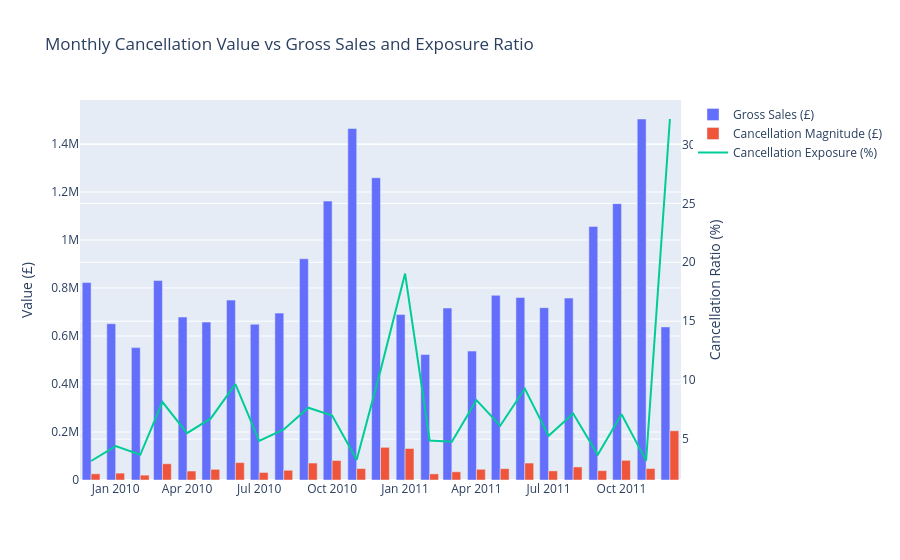

Source (notebook cell):
### Markdown cell above
# Task-12: Investigate cancellation exposure

### Code cell
monthly_sales_val = df_sales.groupby("YearMonth")["LineValue"].sum()
monthly_cancel_val = df_cancellations.groupby("YearMonth")["LineValue"].sum().abs()

cancel_ratio_df = pd.DataFrame({
    "GrossSales": monthly_sales_val,
    "CancellationMagnitude": monthly_cancel_val
}).fillna(0)
cancel_ratio_df["CancelRatioPct"] = (cancel_ratio_df["CancellationMagnitude"] / cancel_ratio_df["GrossSales"]) * 100
cancel_ratio_df = cancel_ratio_df.reset_index()

fig_cancel = go.Figure()
fig_cancel.add_trace(go.Bar(
    x=cancel_ratio_df["YearMonth"],
    y=cancel_ratio_df["GrossSales"],
    name="Gross Sales (£)"
))
fig_cancel.add_trace(go.Bar(
    x=cancel_ratio_df["YearMonth"],
    y=cancel_ratio_df["CancellationMagnitude"],
    name="Cancellation Magnitude (£)"
))
fig_cancel.add_trace(go.Scatter(
    x=cancel_ratio_df["YearMonth"],
    y=cancel_ratio_df["CancelRatioPct"],
    name="Cancellation Exposure (%)",
    yaxis="y2"
))
fig_cancel.update_layout(
    title="Monthly Cancellation Value vs Gross Sales and Exposure Ratio",
    yaxis=dict(title="Value (£)"),
    yaxis2=dict(title="Cancellation Ratio (%)", overlaying="y", side="right"),
    barmode="group"
)
fig_cancel.show()

### Figure 1 — Plotly figure (JSON) as saved in the notebook; plotly's stock layout.template omitted (floating-point values rounded to 4 significant figures)
{"data": [{"name": "Gross Sales (£)", "type": "bar", "x": ["2009-12", "2010-01", "2010-02", "2010-03", "2010-04", "2010-05", "2010-06", "2010-07", "2010-08", "2010-09", "2010-10", "2010-11", "2010-12", "2011-01", "2011-02", "2011-03", "2011-04", "2011-05", "2011-06", "2011-07", "2011-08", "2011-09", "2011-10", "2011-11", "2011-12"], "y": [822500.0, 651200.0, 551500.0, 830900.0, 678900.0, 657700.0, 749500.0, 648800.0, 695300.0, 921700.0, 1162000.0, 1464000.0, 1259000.0, 689800.0, 522500.0, 716200.0, 537000.0, 769300.0, 760500.0, 718100.0, 757800.0, 1056000.0, 1151000.0, 1504000.0, 637800.0]}, {"name": "Cancellation Magnitude (£)", "type": "bar", "x": ["2009-12", "2010-01", "2010-02", "2010-03", "2010-04", "2010-05", "2010-06", "2010-07", "2010-08", "2010-09", "2010-10", "2010-11", "2010-12", "2011-01", "2011-02", "2011-03", "2011-04", "2011-05", "2011-06", "2011-07", "2011-08", "2011-09", "2011-10", "2011-11", "2011-12"], "y": [25840.0, 28680.0, 20240.0, 67670.0, 37350.0, 44430.0, 72460.0, 31440.0, 40480.0, 70590.0, 81290.0, 47600.0, 136100.0, 131400.0, 25520.0, 34200.0, 44600.0, 47200.0, 70570.0, 37920.0, 54330.0, 38840.0, 81900.0, 47720.0, 205100.0]}, {"name": "Cancellation Exposure (%)", "type": "scatter", "x": ["2009-12", "2010-01", "2010-02", "2010-03", "2010-04", "2010-05", "2010-06", "2010-07", "2010-08", "2010-09", "2010-10", "2010-11", "2010-12", "2011-01", "2011-02", "2011-03", "2011-04", "2011-05", "2011-06", "2011-07", "2011-08", "2011-09", "2011-10", "2011-11", "2011-12"], "y": [3.141, 4.404, 3.67, 8.144, 5.502, 6.756, 9.668, 4.847, 5.822, 7.659, 6.996, 3.25, 10.81, 19.04, 4.884, 4.775, 8.306, 6.136, 9.279, 5.281, 7.169, 3.676, 7.114, 3.173, 32.16], "yaxis": "y2"}], "layout": {"barmode": "group", "title": {"text": "Monthly Cancellation Value vs Gross Sales and Exposure Ratio"}, "yaxis": {"title": {"text": "Value (£)"}}, "yaxis2": {"overlaying": "y", "side": "right", "title": {"text": "Cancellation Ratio (%)"}}}}
